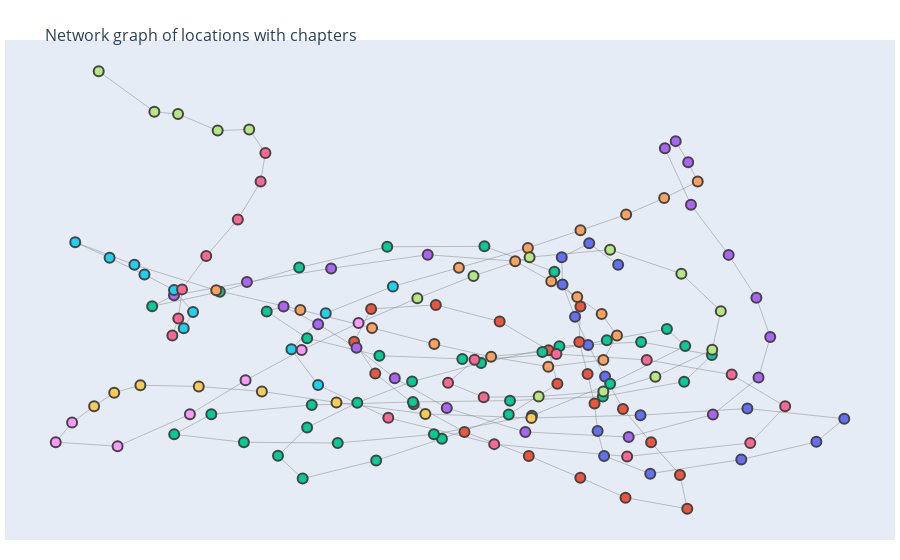

Notebook code cell kept with this figure:
### Code cell
import pandas as pd
import networkx as nx
import plotly.graph_objs as go

# Replace 'your_file.xlsx' with the path to your Excel file
file_path = 'Data/final.xlsx'

# Read the Excel file
df = pd.read_excel(file_path)

# Enhance DataFrame with 'Order' and 'Chapter' information
# Assuming the DataFrame has columns 'Location JSON Name', 'Chapter', and 'Order'
df['Label'] = df['no'].astype(str) + ": " + df['Location JSON Name']

# Create Source-Target pairs
source_target_pairs = [(df['Label'][i], df['Label'][i + 1]) for i in range(len(df) - 1)]

# Create a directed graph
G = nx.from_pandas_edgelist(pd.DataFrame(source_target_pairs, columns=['Source', 'Target']), 
                            'Source', 'Target', create_using=nx.DiGraph())

# Position the nodes using NetworkX's layout
pos = nx.spring_layout(G)

# Extract node and edge traces for Plotly
edge_trace = go.Scatter(
    x=[],
    y=[],
    line=dict(width=0.5, color='#888'),
    hoverinfo='none',
    mode='lines')

for edge in G.edges():
    x0, y0 = pos[edge[0]]
    x1, y1 = pos[edge[1]]
    edge_trace['x'] += (x0, x1, None)
    edge_trace['y'] += (y0, y1, None)

# Generate color map for chapters
chapter_list = df['Chapter'].unique()
colors = px.colors.qualitative.Plotly  # Or any other color sequence
color_map = {chapter: colors[i % len(colors)] for i, chapter in enumerate(chapter_list)}

node_trace = go.Scatter(
    x=[],
    y=[],
    text=[],
    mode='markers',
    hoverinfo='text',
    marker=dict(
        showscale=False,
        color=[],
        size=10,
        line_width=2))

for node in G.nodes():
    x, y = pos[node]
    node_trace['x'] += (x,)
    node_trace['y'] += (y,)
    # Extract chapter from node label
    chapter = df[df['Label'] == node]['Chapter'].values[0]
    node_trace['marker']['color'] += (color_map[chapter],)
    node_trace['text'] += (node,)

# Create the figure
fig = go.Figure(data=[edge_trace, node_trace],
             layout=go.Layout(
                title='<br>Network graph of locations with chapters',
                titlefont_size=16,
                showlegend=False,
                hovermode='closest',
                margin=dict(b=20,l=5,r=5,t=40),
                xaxis=dict(showgrid=False, zeroline=False, showticklabels=False),
                yaxis=dict(showgrid=False, zeroline=False, showticklabels=False))
                )

fig.show()

### Figure 1 — Plotly figure (JSON) as saved in the notebook; plotly's stock layout.template omitted (floating-point values rounded to 4 significant figures; data arrays with more than 128 entries replaced by an {"elided": "..."} marker saying what was removed)
{"data": [{"hoverinfo": "none", "line": {"color": "#888", "width": 0.5}, "mode": "lines", "type": "scatter", "x": {"elided": "507 float values"}, "y": {"elided": "507 float values"}}, {"hoverinfo": "text", "marker": {"color": {"elided": "170 str values"}, "line": {"width": 2}, "showscale": false, "size": 10}, "mode": "markers", "text": {"elided": "170 str values"}, "type": "scatter", "x": {"elided": "170 float values"}, "y": {"elided": "170 float values"}}], "layout": {"hovermode": "closest", "margin": {"b": 20, "l": 5, "r": 5, "t": 40}, "showlegend": false, "title": {"font": {"size": 16}, "text": "<br>Network graph of locations with chapters"}, "xaxis": {"showgrid": false, "showticklabels": false, "zeroline": false}, "yaxis": {"showgrid": false, "showticklabels": false, "zeroline": false}}}
